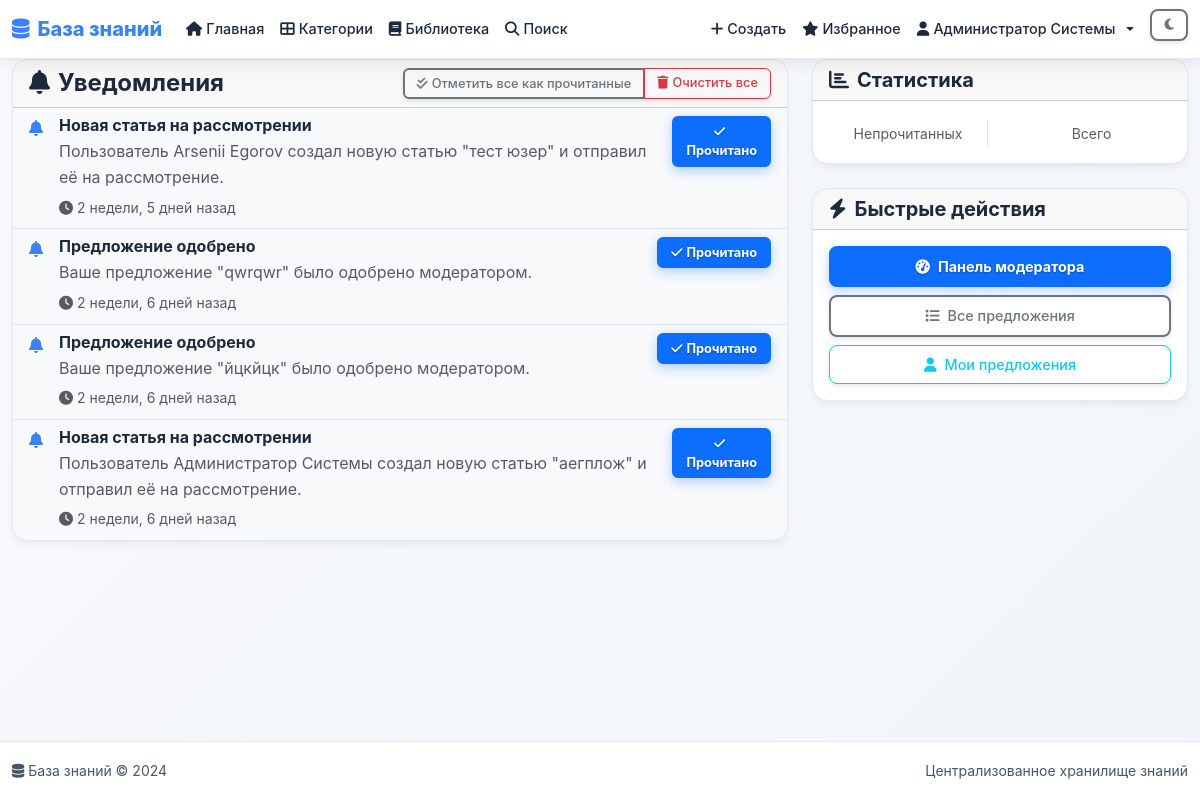
/moderation/notifications/ (signed in), run on an earlier commit of the app's database.
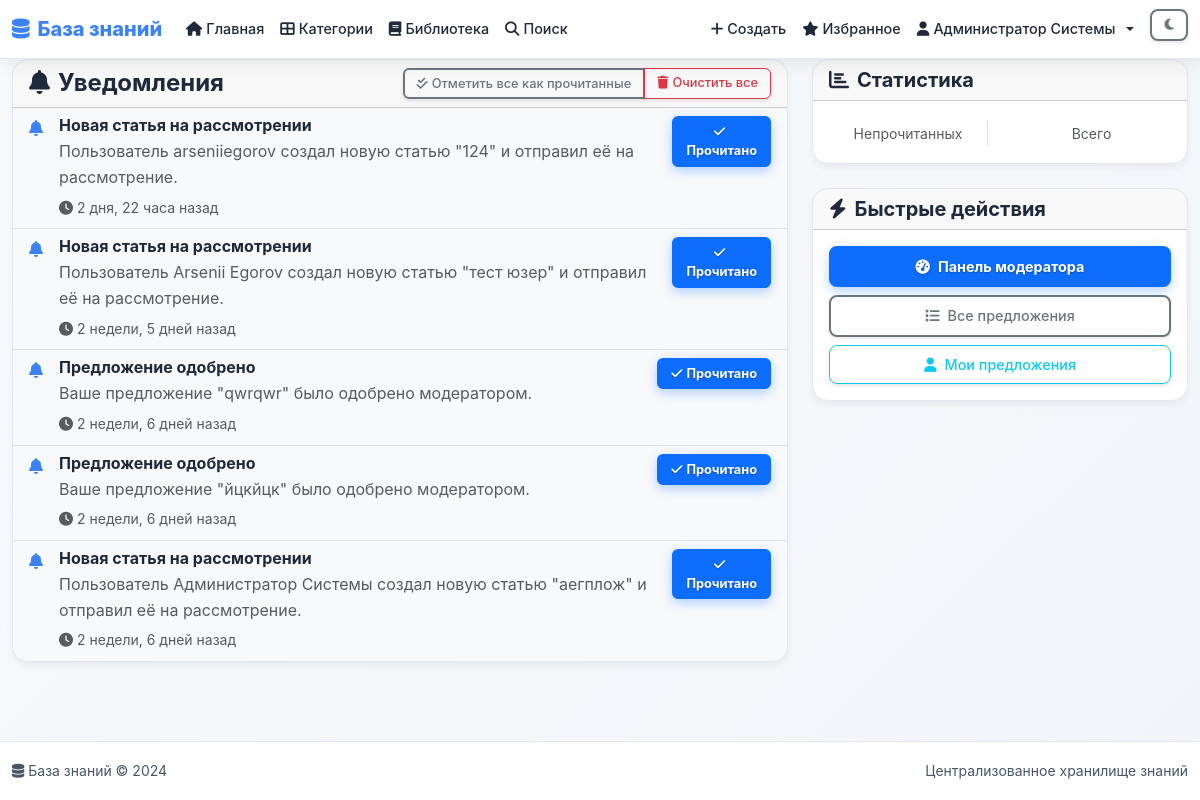
And on a later commit of the database.
### moderation/models.py (models this page shows, shortened)
class Notification(models.Model):
    NOTIFICATION_TYPES = [
        ('suggestion_approved', 'Предложение одобрено'),
        ('suggestion_rejected', 'Предложение отклонено'),
        ('suggestion_needs_revision', 'Предложение требует доработки'),
        ('new_suggestion', 'Новое предложение'),
        ('moderation_required', 'Требуется модерация'),
        ('system', 'Системное уведомление'),
    ]
    user = models.ForeignKey(User, on_delete=models.CASCADE, related_name='notifications')
    notification_type = models.CharField('Тип уведомления', max_length=30, choices=NOTIFICATION_TYPES)
    title = models.CharField('Заголовок', max_length=200)
    message = models.TextField('Сообщение')
    is_read = models.BooleanField('Прочитано', default=False)
    created_at = models.DateTimeField('Создано', auto_now_add=True)
    suggestion = models.ForeignKey(ContentSuggestion, on_delete=models.CASCADE, null=True, blank=True)
    class Meta:
        verbose_name = 'Уведомление'
        verbose_name_plural = 'Уведомления'
        ordering = ['-created_at']

### moderation/views.py (the view)
# urls.py: path('notifications/', views.notifications, name='notifications'),
@login_required
def notifications(request):
    notifications = Notification.objects.filter(
        user=request.user
    ).order_by('-created_at')
    paginator = Paginator(notifications, 20)
    page_number = request.GET.get('page')
    page_obj = paginator.get_page(page_number)
    context = {
        'page_obj': page_obj,
        'notifications': page_obj,
    }
    return render(request, 'moderation/notifications.html', context)

### accounts/models.py (called while the page is built)
    def get_full_name(self):
        return f"{self.first_name} {self.last_name}".strip() or self.username

### templates/moderation/notifications.html (shortened to what the changed rows need)
{% extends 'base.html' %}
{% load static %}
{% block content %}
<div class="container">
    <div class="row">
        <div class="col-lg-8">
            <div class="card">
                <div class="card-body p-0">
                    {% if notifications %}
                    <div class="list-group list-group-flush">
                        {% for notification in notifications %}
                        <div class="list-group-item {% if not notification.is_read %}bg-light{% endif %}">
                            <div class="d-flex align-items-start">
                                <div class="me-3">
                                    {% if notification.type == 'suggestion' %}
                                        <i class="fas fa-lightbulb text-warning"></i>
                                    {% elif notification.type == 'comment' %}
                                        <i class="fas fa-comment text-info"></i>
                                    {% elif notification.type == 'approval' %}
                                        <i class="fas fa-check text-success"></i>
                                    {% elif notification.type == 'rejection' %}
                                        <i class="fas fa-times text-danger"></i>
                                    {% else %}
                                        <i class="fas fa-bell text-primary"></i>
                                    {% endif %}
                                </div>
                                <div class="flex-grow-1">
                                    <h6 class="mb-1">{{ notification.title }}</h6>
                                    <p class="mb-1 text-muted">{{ notification.message }}</p>
                                    <small class="text-muted">
                                        <i class="fas fa-clock me-1"></i>{{ notification.created_at|timesince }} назад
                                    </small>
                                </div>
                                <div class="ms-3">
                                    {% if not notification.is_read %}
                                    <a href="{% url 'moderation:mark_read' notification.id %}"
                                       class="btn btn-outline-primary btn-sm">
                                        <i class="fas fa-check me-1"></i>Прочитано
                                    </a>
                                    {% endif %}
                                </div>
                            </div>
                        </div>
                        {% endfor %}
                    </div>
                    {% else %}
                    <div class="text-center py-5">
                        <i class="fas fa-bell-slash fa-3x text-muted mb-3"></i>
                        <h5>Нет уведомлений</h5>
                        <p class="text-muted">У вас пока нет новых уведомлений</p>
                    </div>
                    {% endif %}
                </div>
            </div>
        </div>
    </div>
</div>
{% endblock %}

What changed in the data, as far as the page shows it:
added Notification: title "Новая статья на рассмотрении", message "Пользователь arseniiegorov создал новую статью \"124\" и отправил её на рассмотрение.", created_at "2 дня, 22 часа", is_read False (drawn)
